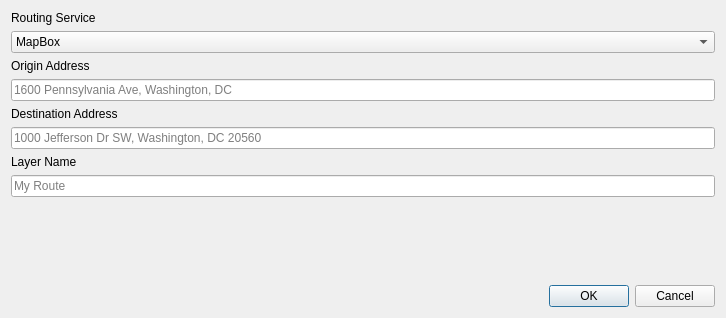
<?xml version="1.0" encoding="UTF-8"?>
<ui version="4.0">
 <class>Dialog</class>
 <widget class="QDialog" name="Dialog">
  <property name="geometry">
   <rect>
    <x>0</x>
    <y>0</y>
    <width>726</width>
    <height>318</height>
   </rect>
  </property>
  <property name="sizePolicy">
   <sizepolicy hsizetype="Preferred" vsizetype="Preferred">
    <horstretch>0</horstretch>
    <verstretch>0</verstretch>
   </sizepolicy>
  </property>
  <property name="minimumSize">
   <size>
    <width>0</width>
    <height>0</height>
   </size>
  </property>
  <property name="windowTitle">
   <string>Because Routing</string>
  </property>
  <property name="sizeGripEnabled">
   <bool>false</bool>
  </property>
  <layout class="QVBoxLayout" name="verticalLayout">
   <item>
    <widget class="QLabel" name="serviceLabel">
     <property name="enabled">
      <bool>true</bool>
     </property>
     <property name="text">
      <string>Routing Service</string>
     </property>
    </widget>
   </item>
   <item>
    <widget class="QComboBox" name="serviceChoice">
     <property name="enabled">
      <bool>true</bool>
     </property>
     <property name="currentIndex">
      <number>0</number>
     </property>
     <property name="maxCount">
      <number>20</number>
     </property>
     <property name="sizeAdjustPolicy">
      <enum>QComboBox::AdjustToContents</enum>
     </property>
     <item>
      <property name="text">
       <string>MapBox</string>
      </property>
     </item>
     <item>
      <property name="text">
       <string>MapZen</string>
      </property>
     </item>
    </widget>
   </item>
   <item>
    <widget class="QLabel" name="originAddressLabel">
     <property name="text">
      <string>Origin Address</string>
     </property>
    </widget>
   </item>
   <item>
    <widget class="QLineEdit" name="originAddress">
     <property name="placeholderText">
      <string>1600 Pennsylvania Ave, Washington, DC</string>
     </property>
    </widget>
   </item>
   <item>
    <widget class="QLabel" name="destinationAddressLabel">
     <property name="text">
      <string>Destination Address</string>
     </property>
    </widget>
   </item>
   <item>
    <widget class="QLineEdit" name="destinationAddress">
     <property name="placeholderText">
      <string>1000 Jefferson Dr SW, Washington, DC 20560</string>
     </property>
    </widget>
   </item>
   <item>
    <widget class="QLabel" name="layerNameLabel">
     <property name="text">
      <string>Layer Name</string>
     </property>
    </widget>
   </item>
   <item>
    <widget class="QLineEdit" name="layerName">
     <property name="toolTip">
      <string>Choose a name for the layers to be created.</string>
     </property>
     <property name="placeholderText">
      <string>My Route</string>
     </property>
    </widget>
   </item>
   <item>
    <spacer name="verticalSpacerBottom">
     <property name="orientation">
      <enum>Qt::Vertical</enum>
     </property>
     <property name="sizeHint" stdset="0">
      <size>
       <width>20</width>
       <height>40</height>
      </size>
     </property>
    </spacer>
   </item>
   <item>
    <widget class="QDialogButtonBox" name="buttonBox">
     <property name="enabled">
      <bool>true</bool>
     </property>
     <property name="standardButtons">
      <set>QDialogButtonBox::Cancel|QDialogButtonBox::Ok</set>
     </property>
    </widget>
   </item>
  </layout>
 </widget>
 <tabstops>
  <tabstop>serviceChoice</tabstop>
 </tabstops>
 <resources/>
 <connections/>
</ui>
